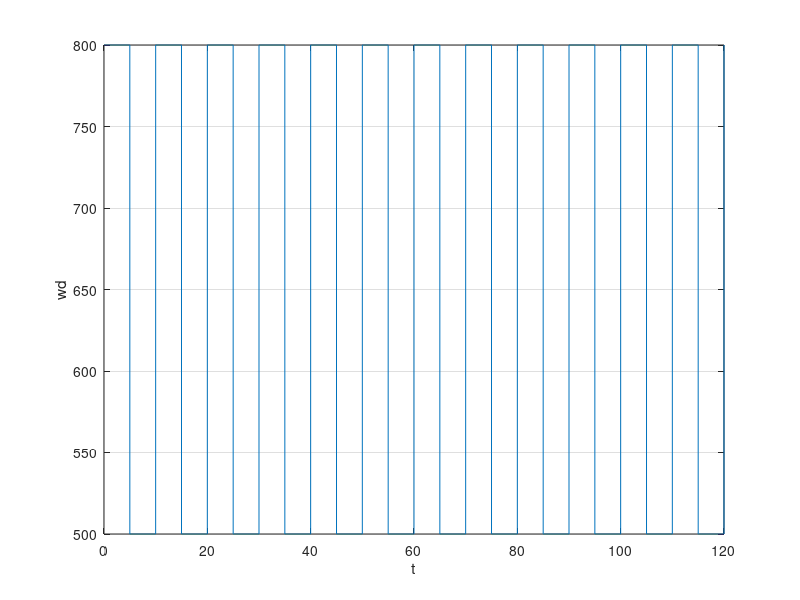

MATLAB code to generate this figure:
clear all; clc;
% Parameters
samp_freq = 250;
tf = 120;
T = linspace(0, tf, tf*samp_freq);
u = square(((2*pi)/10)*T);
wd = 650 + 150*u;
csvwrite("wd.csv", wd');
% Plots
figure()
plot(T, wd);
grid on
xlabel("t");
ylabel("wd");
        

